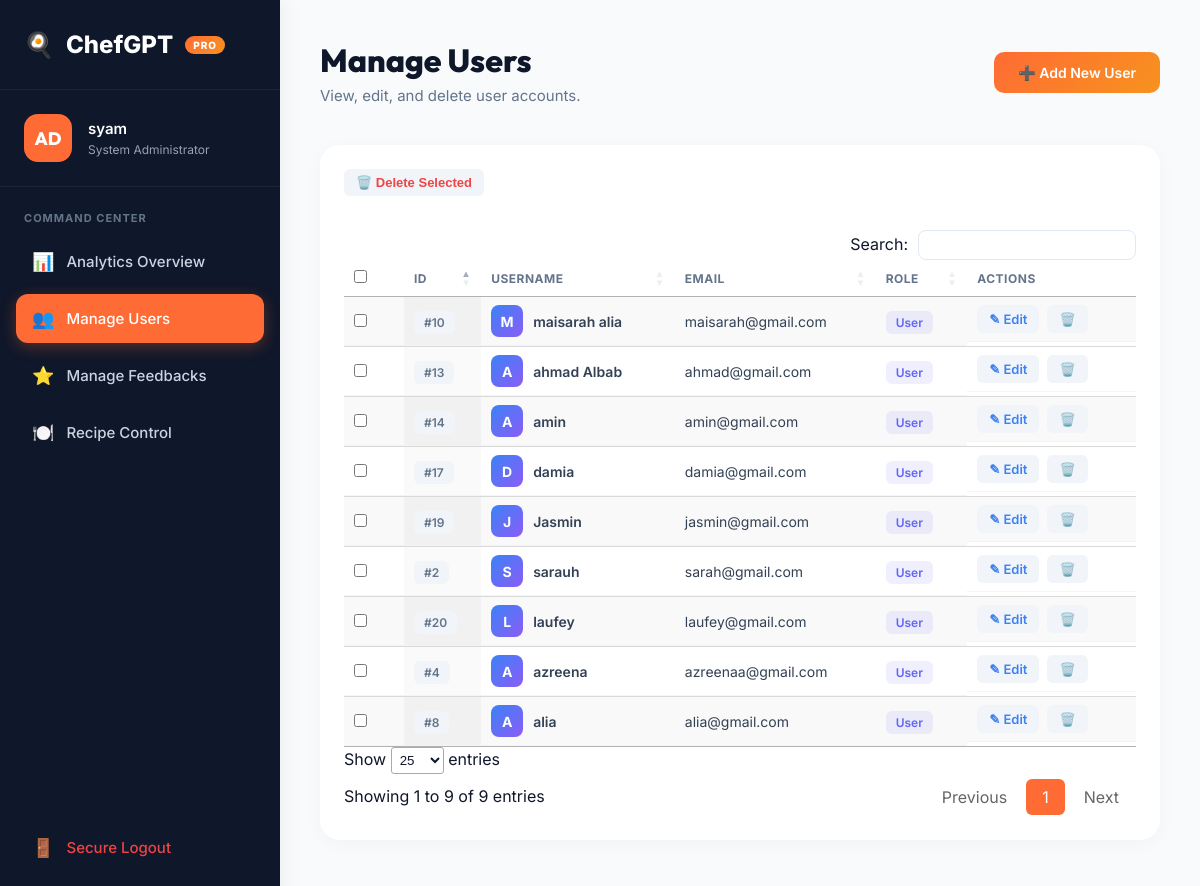
Page /admin/manage_user (signed in) on the committed database.
### app.py (models this page shows)
class User(UserMixin, db.Model):
    id = db.Column(db.Integer, primary_key=True)
    username = db.Column(db.String(80), unique=True, nullable=False)
    email = db.Column(db.String(120), unique=True, nullable=False)
    password = db.Column(db.String(200), nullable=False)
    created_at = db.Column(db.DateTime, default=datetime.utcnow)
    role = db.Column(db.String(20), nullable=False, default='user')

### app.py (the view)
@app.route('/admin/manage_user')
@login_required
def manage_user():
    if current_user.role != 'admin':
        flash('Access denied', 'danger')
        return redirect(url_for('dashboard'))
    users = User.query.filter(User.role != 'admin').all()
    return render_template('/admin/manage_user.html', users=users)

### app.py (called while the page is built)
@login_manager.user_loader
def load_user(user_id):
    return User.query.get(int(user_id))

### templates/admin/manage_user.html (shortened to what this page needs)
{% extends "admin/admin_base.html" %}
{% block admin_content %}
    <header class="admin-header">
        <div>
            <h1>Manage Users</h1>
            <p class="header-sub">View, edit, and delete user accounts.</p>
        </div>
        <div class="header-actions">
            <a href="{{ url_for('add_user') }}" class="btn-primary">➕ Add New User</a>
        </div>
    </header>
    <div class="admin-card">
        <form action="{{ url_for('bulk_delete_users') }}" method="POST" id="bulkForm">
            <div class="card-header-flex">
                <button type="submit" class="btn-action delete" onclick="return confirm('Delete all selected users? This cannot be undone.')">
                    🗑️ Delete Selected
                </button>
            </div>
            <div class="table-container" style="padding-top: 10px;">
                <table id="dataTable" class="admin-table display" style="width:100%">
                    <thead>
                        <tr>
                            <th style="width:40px;"><input type="checkbox" id="selectAll"></th>
                            <th>ID</th>
                            <th>Username</th>
                            <th>Email</th>
                            <th>Role</th>
                            <th>Actions</th>
                        </tr>
                    </thead>
                    <tbody>
                        {% for u in users %}
                        <tr>
                            <td><input type="checkbox" name="selected_ids" value="{{ u.id }}"></td>
                            <td><span class="badge badge-gray">#{{ u.id }}</span></td>
                            <td class="font-medium">
                                <div style="display:flex; align-items:center; gap:10px;">
                                    <div class="avatar-small">{{ u.username[0]|upper }}</div>
                                    {{ u.username }}
                                </div>
                            </td>
                            <td>{{ u.email }}</td>
                            <td>
                                {% if u.role == 'admin' %}
                                    <span class="badge badge-danger">Admin</span>
                                {% else %}
                                    <span class="badge badge-primary">User</span>
                                {% endif %}
                            </td>
                            <td class="actions-cell">
                                <a href="{{ url_for('edit_user', user_id=u.id) }}" class="btn-action edit">✎ Edit</a>
                                <a href="{{ url_for('delete_user', user_id=u.id) }}" onclick="event.preventDefault(); if(confirm('Delete this user?')) document.getElementById('del-{{u.id}}').submit();" class="btn-action delete">🗑️</a>
                            </td>
                        </tr>
                        {% endfor %}
                    </tbody>
                </table>
            </div>
        </form>
    </div>
{% endblock %}

### templates/admin/admin_base.html (shortened to what this page needs)
<!DOCTYPE html>
<html lang="en">
<head>
    <link rel="stylesheet" href="{{ url_for('static', filename='css/admin_dashboard.css') }}">
    <link rel="stylesheet" href="https://cdn.datatables.net/1.13.6/css/jquery.dataTables.min.css">
    <link rel="stylesheet" href="https://cdn.datatables.net/buttons/2.4.1/css/buttons.dataTables.min.css">
</head>
<body>
    <div class="admin-layout">
        <aside class="admin-sidebar">
            <div class="sidebar-brand">
                <span class="brand-icon">🍳</span>
                ChefGPT <span class="brand-badge">PRO</span>
            </div>
            <div class="admin-profile">
                <div class="admin-avatar">AD</div>
                <div class="admin-info">
                    <div class="admin-name">{{ current_user.username if current_user else 'Admin' }}</div>
                    <div class="admin-role">System Administrator</div>
                </div>
            </div>
            <nav class="admin-nav">
                <div class="nav-label">COMMAND CENTER</div>
                <a href="{{ url_for('admin_dashboard') }}" class="nav-item {% if request.endpoint == 'admin_dashboard' %}active{% endif %}">
                    <span class="nav-icon">📊</span> Analytics Overview
                </a>
                <a href="{{ url_for('manage_user') }}" class="nav-item {% if 'user' in request.endpoint %}active{% endif %}">
                    <span class="nav-icon">👥</span> Manage Users
                </a>
                <a href="{{ url_for('manage_feedback') }}" class="nav-item {% if 'feedback' in request.endpoint %}active{% endif %}">
                    <span class="nav-icon">⭐</span> Manage Feedbacks
                </a>
                <a href="{{ url_for('manage_recipes') }}" class="nav-item {% if 'recipe' in request.endpoint and 'dashboard' not in request.endpoint %}active{% endif %}">
                    <span class="nav-icon">🍽️</span> Recipe Control
                </a>
                <div class="nav-bottom">
                    <a href="{{ url_for('logout') }}" class="nav-item nav-logout">
                        <span class="nav-icon">🚪</span> Secure Logout
                    </a>
                </div>
            </nav>
        </aside>
        <main class="admin-main">
            {% block admin_content %}{% endblock %}
        </main>
    </div>
</body>
</html>

### static/css/admin_dashboard.css (style rules this page uses)
* { margin: 0; padding: 0; box-sizing: border-box; }
body { font-family: 'Inter', sans-serif; background-color: #f8fafc; color: #0f172a; }
h1, h2, h3, h4, h5, h6 { font-family: 'Outfit', sans-serif; }
.admin-layout { display: flex; min-height: 100vh; }
.admin-sidebar { width: 280px; background: #0f172a; color: white; display: flex; flex-direction: column; box-shadow: 4px 0 20px rgba(0,0,0,0.05); z-index: 10; }
.sidebar-brand { padding: 30px 24px; font-size: 24px; font-weight: 800; display: flex; align-items: center; gap: 12px; border-bottom: 1px solid rgba(255,255,255,0.05); }
.brand-badge { background: linear-gradient(135deg, #FF6B35, #F7931E); font-size: 10px; padding: 3px 8px; border-radius: 99px; font-weight: 800; letter-spacing: 1px; }
.admin-profile { padding: 24px; display: flex; align-items: center; gap: 16px; border-bottom: 1px solid rgba(255,255,255,0.05); }
.admin-avatar { width: 48px; height: 48px; background: #FF6B35; border-radius: 14px; display: flex; align-items: center; justify-content: center; font-weight: 800; font-size: 18px; font-family: 'Outfit'; }
.admin-info { flex: 1; }
.admin-name { font-weight: 600; font-size: 15px; margin-bottom: 4px; }
.admin-role { font-size: 12px; color: #94a3b8; }
.admin-nav { padding: 24px 16px; flex: 1; display: flex; flex-direction: column; }
.nav-label { font-size: 11px; font-weight: 700; color: #64748b; margin-bottom: 12px; padding-left: 8px; letter-spacing: 1px; }
.nav-item { display: flex; align-items: center; gap: 12px; padding: 14px 16px; color: #cbd5e1; text-decoration: none; border-radius: 12px; font-weight: 500; font-size: 15px; transition: all 0.2s; margin-bottom: 8px; }
.nav-item:hover, .nav-item.active { background: rgba(255,255,255,0.1); color: #fff; }
.nav-item.active { background: #FF6B35; box-shadow: 0 4px 15px rgba(255,107,53,0.3); }
.nav-icon { font-size: 18px; }
.nav-bottom { margin-top: auto; }
.nav-logout { color: #ef4444; }
.admin-main { flex: 1; padding: 40px; overflow-y: auto; height: 100vh; }
.admin-header { display: flex; justify-content: space-between; align-items: center; margin-bottom: 40px; }
.admin-header h1 { font-size: 32px; font-weight: 800; color: #0f172a; margin-bottom: 6px; }
.header-sub { color: #64748b; font-size: 15px; }
.admin-card { background: white; padding: 24px; border-radius: 20px; box-shadow: 0 4px 20px rgba(0,0,0,0.03); margin-bottom: 24px; }
.card-header-flex { display: flex; justify-content: space-between; align-items: center; margin-bottom: 24px; }
.btn-primary { background: linear-gradient(135deg, #FF6B35, #F7931E); color: white; padding: 12px 24px; border-radius: 10px; text-decoration: none; font-weight: 600; font-size: 14px; display: inline-block; transition: transform 0.2s, box-shadow 0.2s; border: none; cursor: pointer; }
.table-container { width: 100%; overflow-x: auto; }
.admin-table { width: 100%; border-collapse: collapse; text-align: left; }
.admin-table th { padding: 16px 20px; color: #64748b; font-weight: 600; font-size: 12px; text-transform: uppercase; letter-spacing: 0.5px; border-bottom: 2px solid #f1f5f9; }
.admin-table td { padding: 16px 20px; color: #334155; font-size: 14px; border-bottom: 1px solid #f1f5f9; vertical-align: middle; }
.badge { padding: 4px 10px; border-radius: 6px; font-size: 12px; font-weight: 600; }
.badge-gray { background: #f1f5f9; color: #64748b; }
.badge-primary { background: rgba(99, 102, 241, 0.1); color: #6366f1; }
.font-medium { font-weight: 600; color: #0f172a; }
.actions-cell { display: flex; gap: 8px; }
.btn-action { padding: 6px 12px; border-radius: 6px; font-size: 13px; font-weight: 600; text-decoration: none; border: none; cursor: pointer; transition: all 0.2s; }
.btn-action.edit { background: #f1f5f9; color: #3b82f6; }
.btn-action.delete { background: #f1f5f9; color: #ef4444; }
.avatar-small { width: 32px; height: 32px; border-radius: 8px; background: linear-gradient(135deg, #3b82f6, #8b5cf6); color: white; display: flex; align-items: center; justify-content: center; font-weight: 700; font-size: 14px; }

### rows in the picture
User: username "syam"
User: id "2", username "S", username "sarauh", email "sarah@gmail.com", role "User"
User: id "4", username "A", username "azreena", email "azreenaa@gmail.com", role "User"
User: id "8", username "A", username "alia", email "alia@gmail.com", role "User"
User: id "10", username "M", username "maisarah alia", email "maisarah@gmail.com", role "User"
User: id "13", username "A", username "ahmad Albab", email "ahmad@gmail.com", role "User"
User: id "14", username "A", username "amin", email "amin@gmail.com", role "User"
User: id "17", username "D", username "damia", email "damia@gmail.com", role "User"
User: id "19", username "J", username "Jasmin", email "jasmin@gmail.com", role "User"
User: id "20", username "L", username "laufey", email "laufey@gmail.com", role "User"
